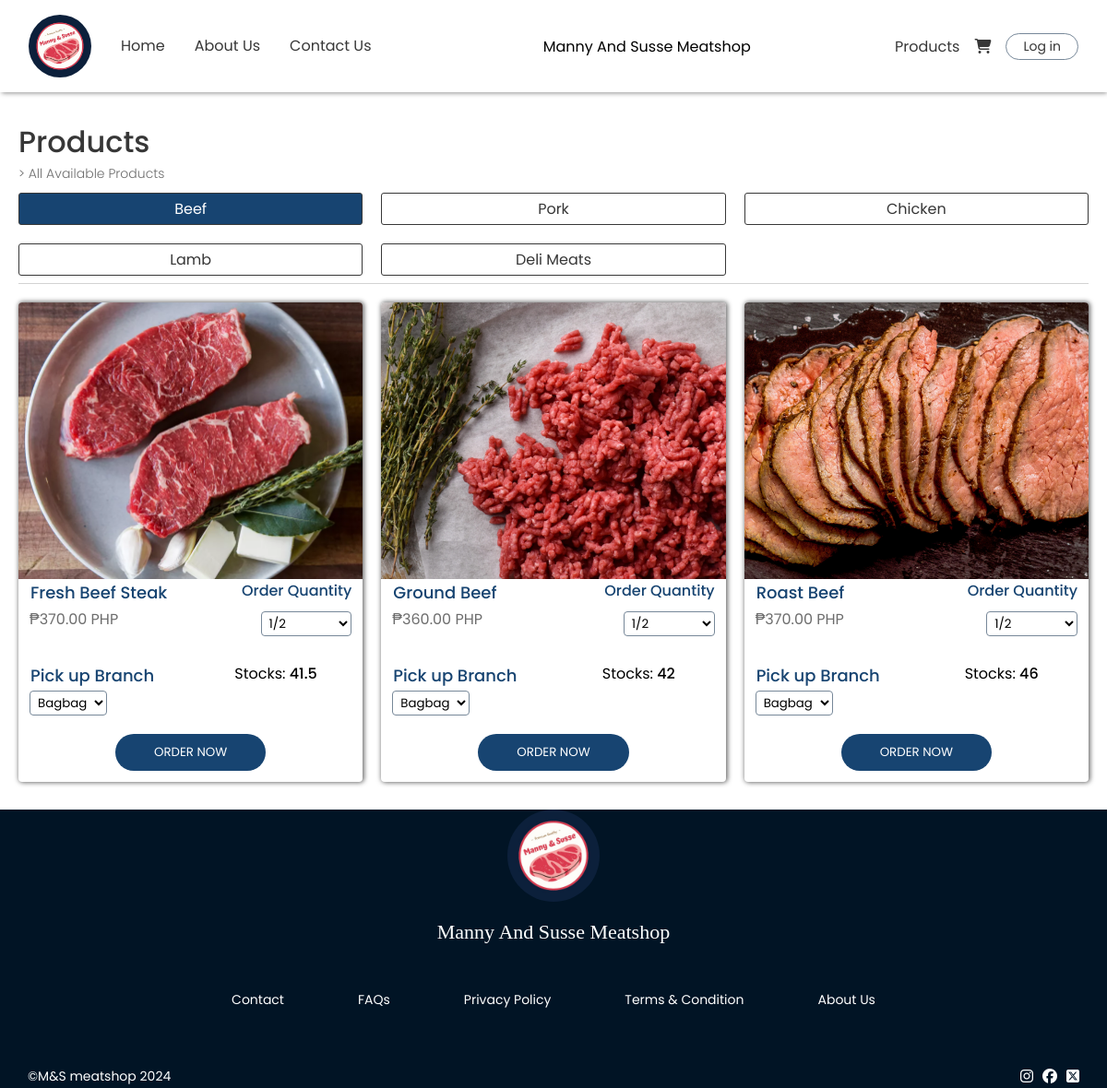
Before: /components/products.php with the older database file.
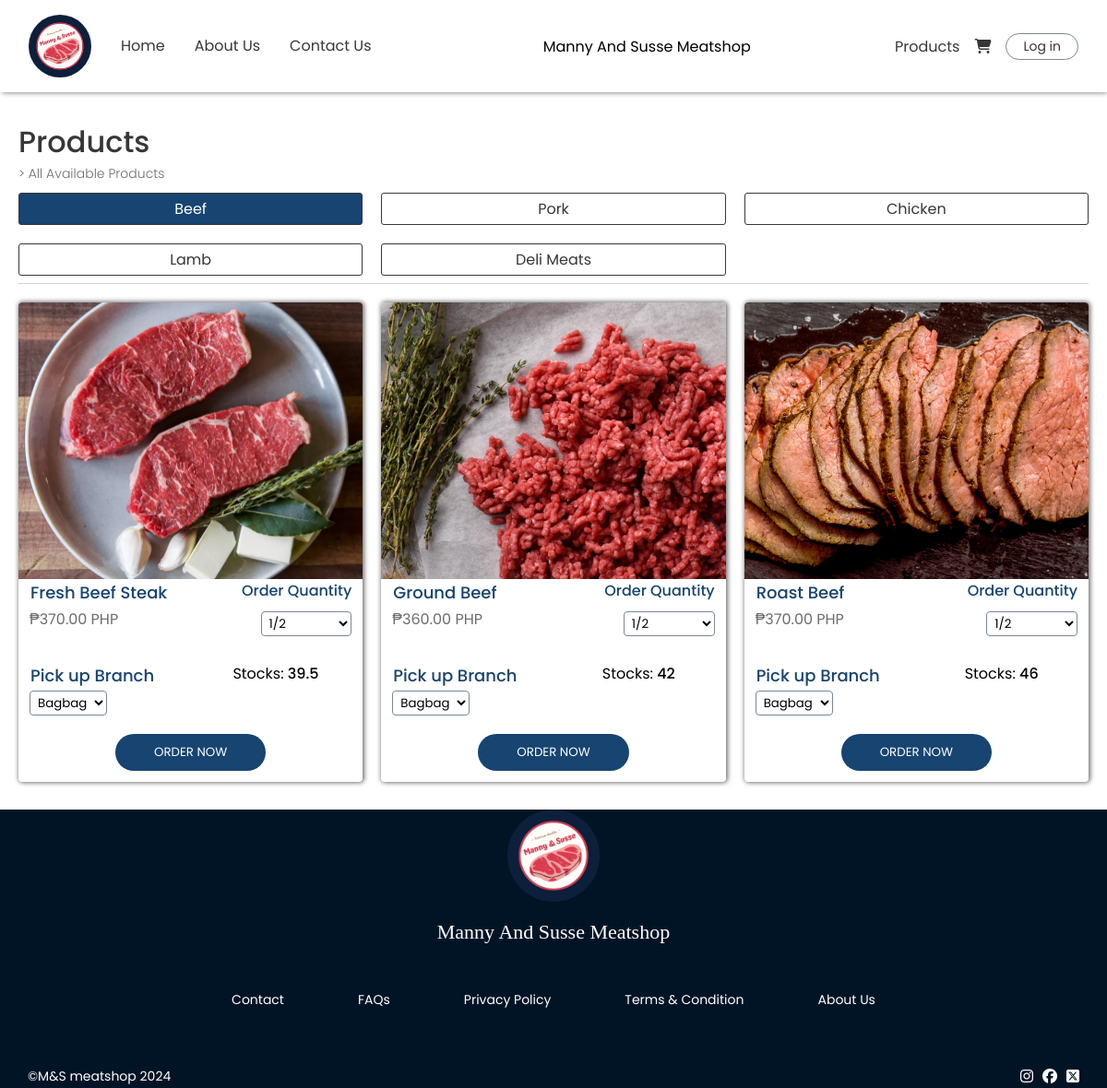
After: the same page with the newer database file.
### tables this page shows
CREATE TABLE `tbl_product_type` (
  `prod_type_id` int(11) NOT NULL,
  `prod_type_name` varchar(50) NOT NULL
);

CREATE TABLE `tbl_products` (
  `prod_id` int(11) NOT NULL,
  `prod_name` varchar(255) NOT NULL,
  `prod_price` int(11) NOT NULL,
  `prod_type` int(11) NOT NULL,
  `prod_stocks` float NOT NULL,
  `prod_img` varchar(255) NOT NULL
);

### components/products.php (the view, shortened to what this page needs)
<!DOCTYPE html>
<html lang="en">
<head>
    <link rel="stylesheet" href="../styles/general.css">
    <link rel="stylesheet" href="../styles/footer.css">
    <link rel="stylesheet" href="../styles/navbar.css">
    <link rel="stylesheet" href="../styles/products.css">
    <link rel="stylesheet" href="https://cdnjs.cloudflare.com/ajax/libs/font-awesome/6.5.2/css/all.min.css">
</head>
<body>
<?php include "./navbar.php" ?>
    <main>
        <div class="center">
            <div class="con">
                <div class="header-con">
                    <h1>Products</h1>
                    <p>> All Available Products</p>
                    <div class="flex-prod">
                        <?php
                            $queryType = "SELECT * FROM tbl_product_type";
                            $stmtType = $conn->prepare($queryType);
                            $stmtType->execute();
                            $resultType = $stmtType->get_result();
                            $first = true;
                            while($data = $resultType->fetch_assoc()){
                                $style = $first ? 'style="background: rgb(23, 68, 113); color: white;"' : '';
                                $first = false;
                                $prodTypeId = $data["prod_type_id"];
                        ?>
                            <div class="prod-type" data-type-id="<?php echo $prodTypeId; ?>" <?php echo $style; ?>>
                                <?php echo $data["prod_type_name"]; ?>
                            </div>
                        <?php } ?>
                    </div>
                </div>
                <div class="container" id="product-container">
                    <?php
                        $defaultType = 1;
                        $query = "SELECT pr.prod_id, pr.prod_stocks, pr.prod_name, pr.prod_price, pr.prod_type, pr.prod_img, pt.prod_type_name
                                  FROM tbl_products pr
                                  INNER JOIN tbl_product_type pt ON pr.prod_type = pt.prod_type_id
                                  WHERE pr.prod_type = ?";
                        $stmt = $conn->prepare($query);
                        $stmt->bind_param("i", $defaultType);
                        $stmt->execute();
                        $result = $stmt->get_result();
                        while ($data = $result->fetch_assoc()) {
                            $formattedTypeName = strtolower(str_replace(' ', '_', $data["prod_type_name"]));
                            if ($data['prod_stocks'] >= 1) {
                    ?>
                    <div class="con-item" id="<?php echo $data['prod_id']; ?>">
                        <div class="img-con">
                            <img src="../assets/<?php echo $formattedTypeName; ?>/<?php echo $data['prod_img']; ?>" alt="">
                        </div>
                        <div class="flex-con-det">
                            <div class="con-details">
                                <div class="name"><?php echo $data["prod_name"]; ?></div>
                                <div class="price">₱<?php echo number_format($data['prod_price'], 2); ?> PHP</div>
                            </div>
                            <div class="qnty-div">
                                <div class="name">Order Quantity</div>
                                <select name="qnty" class="qnty">
                                    <option value="1/2">1/2</option>
                                </select>
                            </div>
                        </div>
                        <div class="flex-con-det">
                            <div class="con-details">
                                <div class="name">Pick up Branch</div>
                                <select name="branch" class="branch">
                                    <option value="1">Bagbag</option>
                                </select>
                            </div>
                            <div class="input-div">
                                <div>Stocks:
                                    <span style="font-weight: 500;">
                                        <?php echo $data["prod_stocks"] ?>
                                    </span>
                                </div>
                            </div>
                        </div>
                        <div class="div-button">
                            <button>ORDER NOW</button>
                        </div>
                    </div>
                    <?php } } ?>
                </div>
            </div>
        </div>
    </main>
    <?php include "./footer.php" ?>
</body>
</html>

### components/navbar.php (shortened to what this page needs)
<nav>
      <div class="left">
        <a href="../index.php"><div class="img-con">
            <img src="../assets/imgs/logo.jpeg" alt="">
        </div>
        </a>
        <a href="../index.php"><div>Home</div></a>
        <a href="./aboutUs.php"><div>About Us</div></a>
        <a href="./contactUs.php"><div>Contact Us</div></a>
      </div>
      <div class="mid">
        <div>Manny And Susse Meatshop</div>
      </div>
      <div class="right">
          <a href="./products.php"><div class="prod">Products</div></a>
          <a href="./cart.php"><i class="fa-solid fa-cart-shopping"></i></a>
          <?php if(!empty($_SESSION["user_id"])){ ?>
              <div class="dropdown">
                  <i class="fa-regular fa-user" onclick="toggleDropdown()"></i>
                  <div class="dropdown-content" id="dropdownContent">
                      <a href="./profile.php">Profile</a>
                      <a href="./logout.php">Log out</a>
                  </div>
              </div>
          <?php } else { ?>
              <a href="./login.php"><div class="login">Log in</div></a>
          <?php }?>
      </div>
</nav>

### components/footer.php
<footer>
        <div class="center">
        <div class="img-con">
          <img src="../assets/imgs/logo.jpeg" alt="">
        </div>
        </div>
        <div class="footer-title">Manny And Susse Meatshop</div>
        <div class="footer-flex">
          <div><a href="./contactUs.php">Contact</a></div>
          <div><a href="./faqs.php">FAQs</a></div>
          <div><a href="./privacyPolicy.php">Privacy Policy</a></div>
          <div><a href="./terms.php">Terms & Condition</a></div>
          <div><a href="./aboutUs.php">About Us</a></div>
        </div>
        <div class="soc-flex">
          <div style="font-size: 14px;">©M&S meatshop 2024</div>
          <div class="soc-media-con">
            <a href=""><i class="fa-brands fa-instagram"></i></a>
            <a href=""><i class="fa-brands fa-facebook"></i></a>
            <a href=""><i class="fa-brands fa-square-x-twitter"></i></a>
          </div>
        </div>
      </footer>

### styles/general.css (style rules this page uses)
* { font-family: "Poppins", sans-serif; box-sizing: border-box; margin: 0; transition: 0.3s ease; }
a { color: black; text-decoration: none; cursor: pointer; }
img { height: 100%; width: 100%; object-fit: cover; object-position: center; }
button { cursor: pointer; }

### styles/footer.css (style rules this page uses)
footer { background: #011425; color: white; padding: 0 30px 0 30px; }
footer .footer-title { font-size: 22px; font-weight: 500; font-family: 'Times New Roman', Times, serif; text-align: center; }
footer .img-con { height: 100px; border-radius: 50px; overflow: hidden; margin-bottom: 20px; }
footer .center { display: flex; justify-content: center; }
footer .footer-flex div { font-size: 14px; }
footer .footer-flex div a, footer .soc-media-con a i { color: white; text-decoration: none; }
footer .footer-flex { display: flex; flex-direction: column; gap: 10px; margin-top: 50px; margin-bottom: 20px; }
footer .footer-flex { display: grid; gap: 10px; grid-template-columns: repeat(3, 1fr); }
footer .img-con img { object-fit: contain; object-position: center; }
footer .soc-flex { display: flex; align-items: center; justify-content: space-between; }
footer .soc-flex .soc-media-con { display: flex; gap: 10px; }
@media (min-width: 768px) { footer .footer-flex { display: flex; flex-direction: row; align-items: center; justify-content: center; gap: 80px; } }
@media (min-width: 768px) { footer .soc-flex { margin-top: 60px; } }

### styles/navbar.css (style rules this page uses)
nav { padding: 0 20px; height: 100px; background: white; display: flex !important; align-items: center; justify-content: space-between; position: fixed; top: 0; left: 0; right: 0; z-index: 1000; gap: 20px; box-shadow: 1px 2px 5px -1px rgba(0,0,0,0.44); -webkit-box-shadow: 1px 2px 5px -1px rgba(0,0,0,0.44); -moz-box-shadow: 1px 2px 5px -1px rgba(0,0,0,0.44); }
nav .left .img-con { height: 70px; width: 70px; display: none; }
nav .left a, nav .right a { text-decoration: none; color: rgb(55, 55, 55); }
nav i { cursor: pointer; }
nav .right { display: flex; gap: 14px; }
nav .right .login { display: none; }
nav .left { position: fixed; top: 80px; left: 0; right: 0; text-align: center; line-height: 40px; gap: 10px; z-index: 1000; transition: 0.3s ease; height: 0; overflow: hidden; border-bottom: 1px solid lightgray; background: white; }
nav .left div, nav .right a { border: 1px solid white; }
@media (min-width: 768px) { nav { display: flex !important; align-items: center; justify-content: space-between; padding: 0 30px; height: 100px; } }
@media (min-width: 768px) { nav .left, nav .right { display: flex; align-items: center; } }
@media (min-width: 768px) { nav .right .login { display: block; cursor: pointer; border: 1px solid lightslategray; padding: 3px 18px; font-size: 14px; border-radius: 50px; } }
@media (min-width: 768px) { nav .left { position: static; line-height: 20px; gap: 30px; overflow: visible; border-bottom: none; height: 70px !important; } }
@media (min-width: 768px) { nav .left i, nav .left .img-con { display: block; } }
@media (min-width: 768px) { nav .left .img-con { border-radius: 50px; overflow: hidden; } }

Changed rows visible on the page:
changed tbl_products "Fresh Beef Steak": prod_stocks "41.5" → "39.5"
